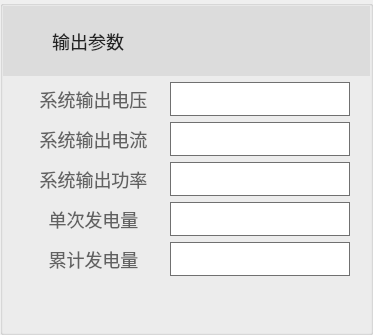
    <widget class="QGroupBox" name="OutputParameters">
     <property name="minimumSize">
      <size>
       <width>373</width>
       <height>335</height>
      </size>
     </property>
     <property name="maximumSize">
      <size>
       <width>373</width>
       <height>335</height>
      </size>
     </property>
     <property name="title">
      <string/>
     </property>
     <property name="alignment">
      <set>Qt::AlignCenter</set>
     </property>
     <layout class="QGridLayout" name="gridLayout_2">
      <property name="leftMargin">
       <number>0</number>
      </property>
      <property name="topMargin">
       <number>0</number>
      </property>
      <property name="rightMargin">
       <number>0</number>
      </property>
      <property name="bottomMargin">
       <number>0</number>
      </property>
      <item row="1" column="0" colspan="2">
       <layout class="QHBoxLayout" name="horizontalLayout_6">
        <property name="leftMargin">
         <number>20</number>
        </property>
        <property name="rightMargin">
         <number>20</number>
        </property>
        <item>
         <widget class="QLabel" name="label_9">
          <property name="styleSheet">
           <string notr="true">QLabel {
font-size:18px;
font-family:PingFang SC;
font-weight:300;
line-height:50px;
color:rgba(97,97,97,1);
}</string>
          </property>
          <property name="text">
           <string>系统输出电压</string>
          </property>
          <property name="alignment">
           <set>Qt::AlignCenter</set>
          </property>
         </widget>
        </item>
        <item>
         <widget class="QLineEdit" name="sysOutputVoltage">
          <property name="minimumSize">
           <size>
            <width>180</width>
            <height>34</height>
           </size>
          </property>
          <property name="maximumSize">
           <size>
            <width>180</width>
            <height>34</height>
           </size>
          </property>
          <property name="styleSheet">
           <string notr="true">border:1px solid rgba(112,112,112,1);</string>
          </property>
         </widget>
        </item>
       </layout>
      </item>
      <item row="2" column="0" colspan="2">
       <layout class="QHBoxLayout" name="horizontalLayout_7">
        <property name="leftMargin">
         <number>20</number>
        </property>
        <property name="rightMargin">
         <number>20</number>
        </property>
        <item>
         <widget class="QLabel" name="label_11">
          <property name="styleSheet">
           <string notr="true">QLabel {
font-size:18px;
font-family:PingFang SC;
font-weight:300;
line-height:50px;
color:rgba(97,97,97,1);
}</string>
          </property>
          <property name="text">
           <string>系统输出电流</string>
          </property>
          <property name="alignment">
           <set>Qt::AlignCenter</set>
          </property>
         </widget>
        </item>
        <item>
         <widget class="QLineEdit" name="sysOutputCurrent">
          <property name="sizePolicy">
           <sizepolicy hsizetype="Expanding" vsizetype="Fixed">
            <horstretch>0</horstretch>
            <verstretch>0</verstretch>
           </sizepolicy>
          </property>
          <property name="minimumSize">
           <size>
            <width>180</width>
            <height>34</height>
           </size>
          </property>
          <property name="maximumSize">
           <size>
            <width>180</width>
            <height>34</height>
           </size>
          </property>
          <property name="styleSheet">
           <string notr="true">border:1px solid rgba(112,112,112,1);</string>
          </property>
         </widget>
        </item>
       </layout>
      </item>
      <item row="3" column="0" colspan="2">
       <layout class="QHBoxLayout" name="horizontalLayout_11">
        <property name="leftMargin">
         <number>20</number>
        </property>
        <property name="rightMargin">
         <number>20</number>
        </property>
        <item>
         <widget class="QLabel" name="label_14">
          <property name="styleSheet">
           <string notr="true">QLabel {
font-size:18px;
font-family:PingFang SC;
font-weight:300;
line-height:50px;
color:rgba(97,97,97,1);
}</string>
          </property>
          <property name="text">
           <string>系统输出功率</string>
          </property>
          <property name="alignment">
           <set>Qt::AlignCenter</set>
          </property>
         </widget>
        </item>
        <item>
         <widget class="QLineEdit" name="sysOutputPower">
          <property name="sizePolicy">
           <sizepolicy hsizetype="Expanding" vsizetype="Fixed">
            <horstretch>0</horstretch>
            <verstretch>0</verstretch>
           </sizepolicy>
          </property>
          <property name="minimumSize">
           <size>
            <width>180</width>
            <height>34</height>
           </size>
          </property>
          <property name="maximumSize">
           <size>
            <width>180</width>
            <height>34</height>
           </size>
          </property>
          <property name="styleSheet">
           <string notr="true">border:1px solid rgba(112,112,112,1);</string>
          </property>
         </widget>
        </item>
       </layout>
      </item>
      <item row="4" column="0" colspan="2">
       <layout class="QHBoxLayout" name="horizontalLayout_8">
        <property name="leftMargin">
         <number>20</number>
        </property>
        <property name="rightMargin">
         <number>20</number>
        </property>
        <item>
         <widget class="QLabel" name="label_13">
          <property name="styleSheet">
           <string notr="true">QLabel {
font-size:18px;
font-family:PingFang SC;
font-weight:300;
line-height:50px;
color:rgba(97,97,97,1);
}</string>
          </property>
          <property name="text">
           <string>单次发电量</string>
          </property>
          <property name="alignment">
           <set>Qt::AlignCenter</set>
          </property>
         </widget>
        </item>
        <item>
         <widget class="QLineEdit" name="singlePowerProduced">
          <property name="minimumSize">
           <size>
            <width>180</width>
            <height>34</height>
           </size>
          </property>
          <property name="maximumSize">
           <size>
            <width>180</width>
            <height>34</height>
           </size>
          </property>
          <property name="styleSheet">
           <string notr="true">border:1px solid rgba(112,112,112,1);</string>
          </property>
         </widget>
        </item>
       </layout>
      </item>
      <item row="5" column="0" colspan="2">
       <layout class="QHBoxLayout" name="horizontalLayout_12">
        <property name="leftMargin">
         <number>20</number>
        </property>
        <property name="rightMargin">
         <number>20</number>
        </property>
        <item>
         <widget class="QLabel" name="label_15">
          <property name="styleSheet">
           <string notr="true">QLabel {
font-size:18px;
font-family:PingFang SC;
font-weight:300;
line-height:50px;
color:rgba(97,97,97,1);
}</string>
          </property>
          <property name="text">
           <string>累计发电量</string>
          </property>
          <property name="alignment">
           <set>Qt::AlignCenter</set>
          </property>
         </widget>
        </item>
        <item>
         <widget class="QLineEdit" name="totalPowerProduced">
          <property name="minimumSize">
           <size>
            <width>180</width>
            <height>34</height>
           </size>
          </property>
          <property name="maximumSize">
           <size>
            <width>180</width>
            <height>34</height>
           </size>
          </property>
          <property name="styleSheet">
           <string notr="true">border:1px solid rgba(112,112,112,1);</string>
          </property>
         </widget>
        </item>
       </layout>
      </item>
      <item row="6" column="1">
       <spacer name="verticalSpacer_6">
        <property name="orientation">
         <enum>Qt::Vertical</enum>
        </property>
        <property name="sizeHint" stdset="0">
         <size>
          <width>20</width>
          <height>40</height>
         </size>
        </property>
       </spacer>
      </item>
      <item row="0" column="0" colspan="2">
       <widget class="QFrame" name="frame">
        <property name="styleSheet">
         <string notr="true">QFrame {
background:rgba(220,220,220,1);
}</string>
        </property>
        <layout class="QHBoxLayout" name="horizontalLayout">
         <item>
          <widget class="QLabel" name="label_8">
           <property name="minimumSize">
            <size>
             <width>112</width>
             <height>52</height>
            </size>
           </property>
           <property name="maximumSize">
            <size>
             <width>112</width>
             <height>52</height>
            </size>
           </property>
           <property name="styleSheet">
            <string notr="true">QLabel {
font-size:18px;
font-family:PingFang SC;
font-weight:400;
line-height:38px;
color:rgba(35,35,35,1);
}</string>
           </property>
           <property name="text">
            <string>输出参数</string>
           </property>
           <property name="alignment">
            <set>Qt::AlignRight|Qt::AlignTrailing|Qt::AlignVCenter</set>
           </property>
          </widget>
         </item>
         <item>
          <spacer name="horizontalSpacer">
           <property name="orientation">
            <enum>Qt::Horizontal</enum>
           </property>
           <property name="sizeHint" stdset="0">
            <size>
             <width>40</width>
             <height>20</height>
            </size>
           </property>
          </spacer>
         </item>
        </layout>
       </widget>
      </item>
     </layout>
    </widget>
